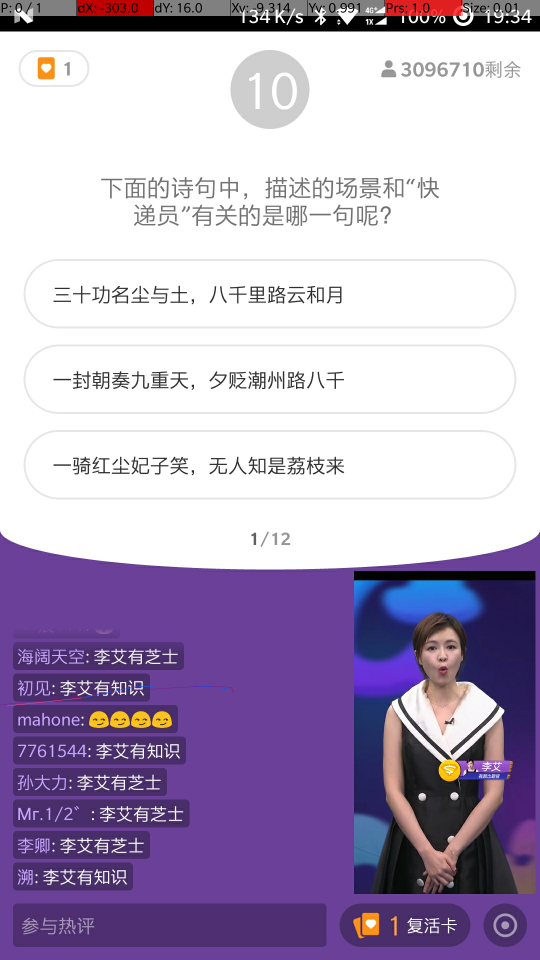
#> input picture screenshot.png, 1080 x 1920 px (shown at 1/2 size)
$ python GetImgTool.py
#> lines starting #> are read from the running program, lines starting #| are printed output that depends on the picture
# -*- coding: utf-8 -*-

# @Author  : Skye
# @Time    : 2018/1/9 00:40
# @desc    : adb 获取截屏，截取图片


from PIL import Image
import os
import matplotlib.pyplot as plt

def pull_screenshot():
    os.system('adb shell screencap -p /sdcard/screenshot.png')
    os.system('adb pull /sdcard/screenshot.png .')

pull_screenshot()
img = Image.open("./screenshot.png")
#> img is the input picture: PIL image 1080x1920 RGBA; mean R, G, B, A 180, 166.8, 193.9, 255

# 用 matplot 查看测试分辨率，切割问题和选项区域
#region = img.crop((75, 315, 1167, 789)) # iPhone 7P

#冲顶大会
question  = img.crop((50, 350, 1000, 560))
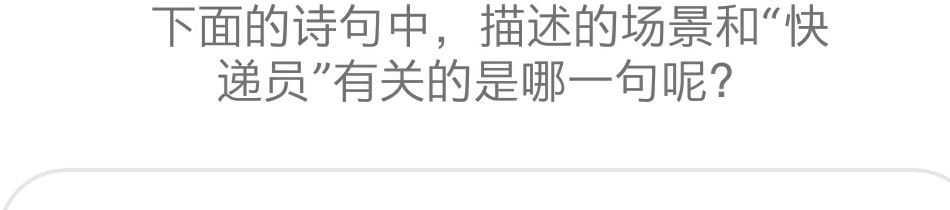
#> question: PIL image 950x210 RGBA; mean R, G, B, A 244.8, 244.8, 244.8, 255
choices = img.crop((75, 535, 990, 1130))
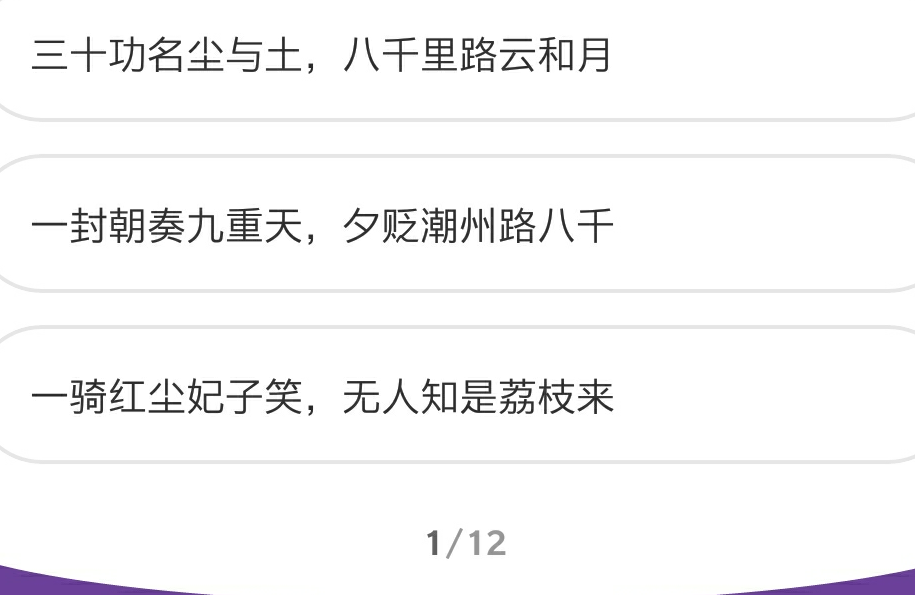
#> choices: PIL image 915x595 RGBA; mean R, G, B, A 247, 246.6, 247.4, 255

#芝士超人
#question  = img.crop((50, 350, 1000, 560))
#choices = img.crop((75, 535, 990, 1130))

plt.subplot(221)
im = plt.imshow(img, animated=True)
plt.subplot(222)
im2 = plt.imshow(question, animated=True)
plt.subplot(212)
im3 = plt.imshow(choices, animated=True)
plt.show()
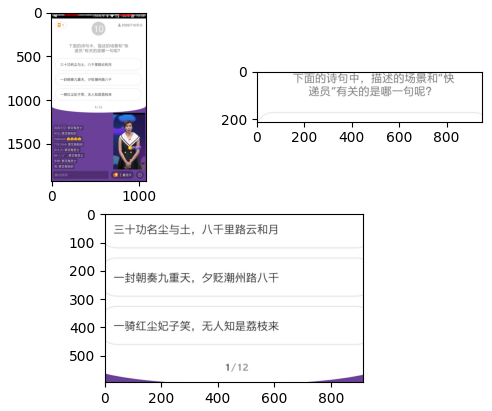
#> figure drawn by matplotlib, 3 panels
